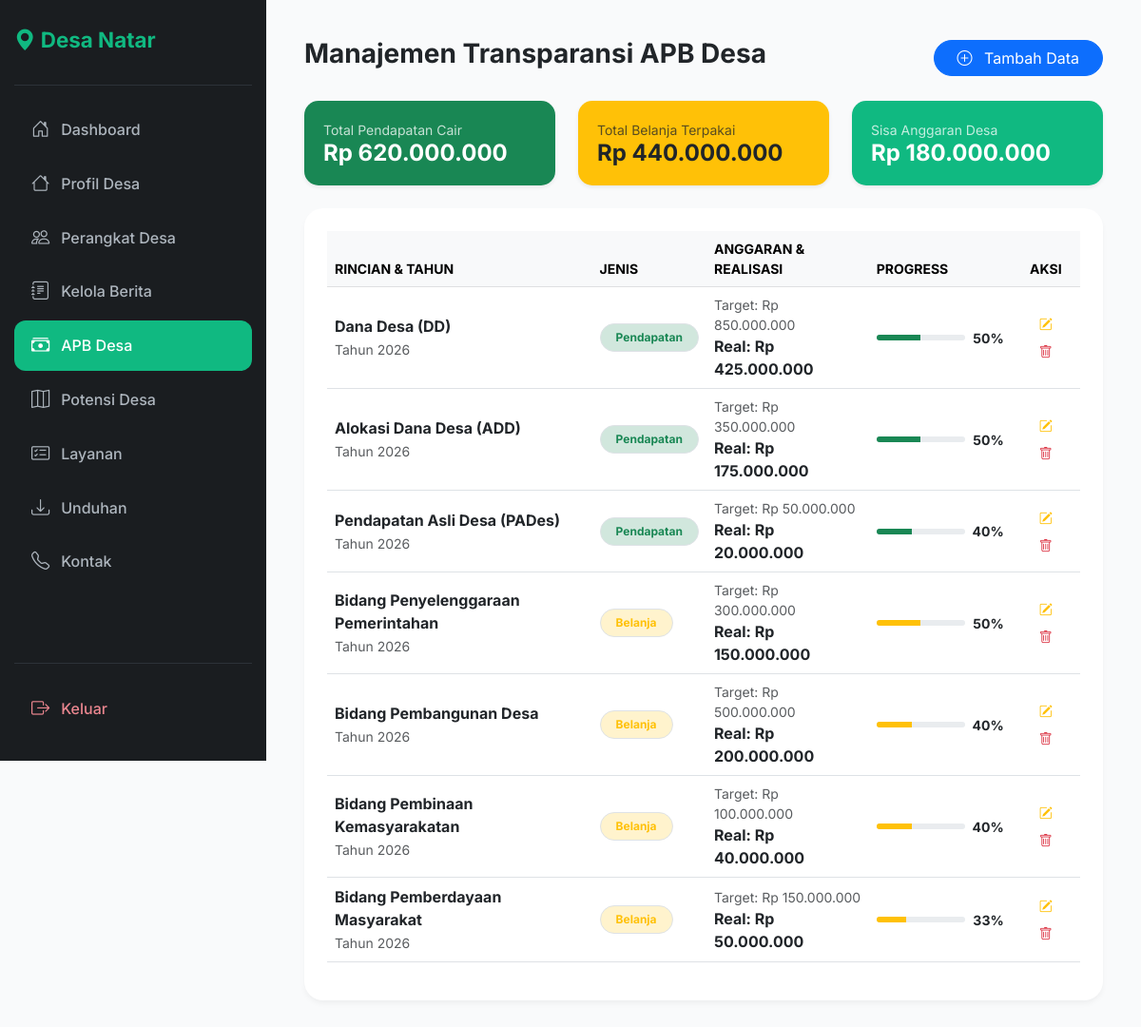
Page /Website-Desa-Natar2/admin/manage-apbdesa.php (signed in) on the committed database.
### tables this page shows
CREATE TABLE apb_desa (
    id INT AUTO_INCREMENT PRIMARY KEY,
    tahun YEAR NOT NULL,
    jenis ENUM('Pendapatan','Belanja','Pembiayaan') NOT NULL,
    rincian VARCHAR(255),
    anggaran DECIMAL NOT NULL,
    realisasi BIGINT NOT NULL
);

### Website-Desa-Natar2/admin/manage-apbdesa.php (the view, shortened to what this page needs)
<?php
require '../config/db.php';
$q_total = mysqli_query($conn, "SELECT
    SUM(CASE WHEN jenis = 'Pendapatan' THEN realisasi ELSE 0 END) as total_pendapatan,
    SUM(CASE WHEN jenis = 'Belanja' THEN realisasi ELSE 0 END) as total_belanja
    FROM apb_desa");
$res_total = mysqli_fetch_assoc($q_total);
$sisa_anggaran = $res_total['total_pendapatan'] - $res_total['total_belanja'];
$data_apb = mysqli_query($conn, "SELECT * FROM apb_desa ORDER BY tahun DESC, jenis ASC");
?>
<!DOCTYPE html>
<html lang="id">
<head>
    <link href="https://cdn.jsdelivr.net/npm/bootstrap@5.3.0/dist/css/bootstrap.min.css" rel="stylesheet">
    <link rel="stylesheet" href="https://cdn.jsdelivr.net/npm/bootstrap-icons@1.11.0/font/bootstrap-icons.css">
</head>
<body>
<div class="d-flex">
    <nav class="sidebar" id="sidebar">
        <div class="sidebar-brand"><i class="bi bi-geo-alt-fill"></i> Desa Natar</div>
        <ul class="sidebar-menu">
            <li><a href="index.php" class="nav-link"><i class="bi bi-house-door"></i> Dashboard</a></li>
            <li><a href="manage-profil.php" class="nav-link"><i class="bi bi-house"></i> Profil Desa</a></li>
            <li><a href="manage-struktur.php" class="nav-link"><i class="bi bi-people"></i> Perangkat Desa</a></li>
            <li><a href="manage-berita.php" class="nav-link"><i class="bi bi-journal-text"></i> Kelola Berita</a></li>
            <li><a href="manage-apbdesa.php" class="nav-link active"><i class="bi bi-cash-stack"></i> APB Desa</a></li>
            <li><a href="manage-potensi.php" class="nav-link"><i class="bi bi-map"></i> Potensi Desa</a></li>
            <li><a href="manage-prosedur.php" class="nav-link"><i class="bi bi-card-checklist"></i> Layanan</a></li>
            <li><a href="manage-unduhan.php" class="nav-link"><i class="bi bi-download"></i> Unduhan</a></li>
            <li><a href="manage-kontak.php" class="nav-link"><i class="bi bi-telephone"></i> Kontak</a></li>
        </ul>
        <div class="logout-section">
            <a href="logout.php" class="nav-link logout-link"><i class="bi bi-box-arrow-right"></i> Keluar</a>
        </div>
    </nav>
    <main class="main-content w-100">
        <div class="d-flex justify-content-between align-items-center mb-4">
            <h3 class="fw-bold">Manajemen Transparansi APB Desa</h3>
            <button class="btn btn-primary rounded-pill px-4" data-bs-toggle="modal" data-bs-target="#modalTambah">
                <i class="bi bi-plus-circle me-2"></i> Tambah Data
            </button>
        </div>
        <div class="row g-4 mb-4">
            <div class="col-md-4">
                <div class="card stat-card bg-success text-white shadow-sm">
                    <small class="opacity-75">Total Pendapatan Cair</small>
                    <h4 class="fw-bold mb-0">Rp <?php echo number_format($res_total['total_pendapatan'], 0, ',', '.'); ?></h4>
                </div>
            </div>
            <div class="col-md-4">
                <div class="card stat-card bg-warning text-dark shadow-sm">
                    <small class="opacity-75">Total Belanja Terpakai</small>
                    <h4 class="fw-bold mb-0">Rp <?php echo number_format($res_total['total_belanja'], 0, ',', '.'); ?></h4>
                </div>
            </div>
            <div class="col-md-4">
                <div class="card stat-card bg-primary text-white shadow-sm">
                    <small class="opacity-75">Sisa Anggaran Desa</small>
                    <h4 class="fw-bold mb-0">Rp <?php echo number_format($sisa_anggaran, 0, ',', '.'); ?></h4>
                </div>
            </div>
        </div>
        <div class="card card-premium p-4">
            <div class="table-responsive">
                <table class="table table-hover align-middle">
                    <thead class="table-light">
                        <tr class="small text-secondary fw-bold">
                            <th>RINCIAN & TAHUN</th>
                            <th>JENIS</th>
                            <th>ANGGARAN & REALISASI</th>
                            <th>PROGRESS</th>
                            <th class="text-center">AKSI</th>
                        </tr>
                    </thead>
                    <tbody>
                        <?php while($row = mysqli_fetch_assoc($data_apb)):
                            $persen = ($row['anggaran'] > 0) ? round(($row['realisasi'] / $row['anggaran']) * 100) : 0;
                        ?>
                        <tr>
                            <td>
                                <div class="fw-bold"><?php echo htmlspecialchars($row['rincian']); ?></div>
                                <small class="text-muted">Tahun <?php echo $row['tahun']; ?></small>
                            </td>
                            <td><span class="badge <?php echo ($row['jenis'] == 'Pendapatan') ? 'bg-success-subtle text-success' : 'bg-warning-subtle text-warning'; ?> border px-3 py-2 rounded-pill"><?php echo $row['jenis']; ?></span></td>
                            <td>
                                <div class="small text-muted">Target: Rp <?php echo number_format($row['anggaran'], 0, ',', '.'); ?></div>
                                <div class="fw-bold">Real: Rp <?php echo number_format($row['realisasi'], 0, ',', '.'); ?></div>
                            </td>
                            <td width="150">
                                <div class="d-flex align-items-center gap-2">
                                    <div class="progress flex-grow-1"><div class="progress-bar <?php echo ($row['jenis'] == 'Pendapatan') ? 'bg-success' : 'bg-warning'; ?>" style="width: <?php echo $persen; ?>%"></div></div>
                                    <small class="fw-bold"><?php echo $persen; ?>%</small>
                                </div>
                            </td>
                            <td class="text-center">
                                <button class="btn btn-sm btn-outline-warning border-0" onclick='editAPB(<?php echo json_encode($row); ?>)'><i class="bi bi-pencil-square"></i></button>
                                <a href="?hapus=<?php echo $row['id']; ?>" class="btn btn-sm btn-outline-danger border-0" onclick="return confirm('Hapus?')"><i class="bi bi-trash"></i></a>
                            </td>
                        </tr>
                        <?php endwhile; ?>
                    </tbody>
                </table>
            </div>
        </div>
    </main>
</div>
</body>
</html>

### Website-Desa-Natar2/admin/manage-apbdesa.php (style rules this page uses)
:root { --sidebar-bg: #1a1d20; --active-blue: #10b981; --bs-primary: #10b981; --bs-primary-rgb: 16, 185, 129; }
body { font-family: 'Inter', sans-serif; background-color: #f9fafb; margin: 0; }
.sidebar { width: 280px; background: var(--sidebar-bg); height: 100vh; position: fixed; display: flex; flex-direction: column; padding: 25px 15px; transition: all 0.3s; z-index: 1000; overflow: hidden; }
.sidebar-brand { color: var(--active-blue); font-weight: 700; font-size: 1.4rem; padding-bottom: 30px; border-bottom: 1px solid #2d3238; margin-bottom: 20px; flex-shrink: 0; }
.sidebar-menu { flex-grow: 1; list-style: none; padding: 0; margin: 0; overflow-y: auto; overflow-x: hidden; scrollbar-width: thin; scrollbar-color: rgba(255, 255, 255, 0.2) transparent; }
.nav-link { color: #adb5bd; padding: 12px 18px; border-radius: 12px; display: flex; align-items: center; transition: 0.3s; font-weight: 500; margin-bottom: 4px; white-space: nowrap; text-decoration: none; }
.nav-link i { font-size: 1.2rem; margin-right: 12px; }
.nav-link:hover, .nav-link.active { background: rgba(13, 110, 253, 0.15); color: var(--active-blue); }
.nav-link.active { background: var(--active-blue); color: #fff; }
.logout-section { margin-top: auto; padding-top: 20px; border-top: 1px solid #2d3238; flex-shrink: 0; background: var(--sidebar-bg); }
.logout-link { color: #ea868f !important; }
.main-content { margin-left: 280px; padding: 40px; }
.card-premium { border: none; border-radius: 20px; box-shadow: 0 4px 6px -1px rgba(0,0,0,0.05); background: #fff; }
.stat-card { border-radius: 15px; padding: 20px; border: none; }
.progress { height: 6px; border-radius: 10px; }

### rows in the picture
apb_desa: rincian "Dana Desa (DD)", tahun "2026", jenis "Pendapatan", anggaran "850.000.000", realisasi "425.000.000", persen "50"
apb_desa: rincian "Alokasi Dana Desa (ADD)", tahun "2026", jenis "Pendapatan", anggaran "350.000.000", realisasi "175.000.000", persen "50"
apb_desa: rincian "Pendapatan Asli Desa (PADes)", tahun "2026", jenis "Pendapatan", anggaran "50.000.000", realisasi "20.000.000", persen "40"
apb_desa: rincian "Bidang Penyelenggaraan Pemerintahan", tahun "2026", jenis "Belanja", anggaran "300.000.000", realisasi "150.000.000", persen "50"
apb_desa: rincian "Bidang Pembangunan Desa", tahun "2026", jenis "Belanja", anggaran "500.000.000", realisasi "200.000.000", persen "40"
apb_desa: rincian "Bidang Pembinaan Kemasyarakatan", tahun "2026", jenis "Belanja", anggaran "100.000.000", realisasi "40.000.000", persen "40"
apb_desa: rincian "Bidang Pemberdayaan Masyarakat", tahun "2026", jenis "Belanja", anggaran "150.000.000", realisasi "50.000.000", persen "33"

### other values in the picture
$res_total['total_pendapatan'] "620.000.000"
$res_total['total_belanja'] "440.000.000"
$sisa_anggaran "180.000.000"
